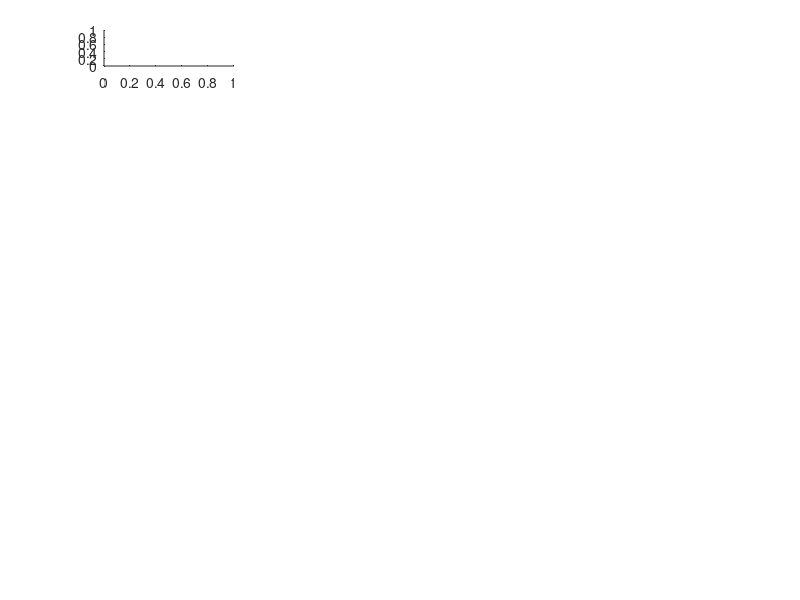

Write MATLAB code to recreate this figure. (Note: this script raises an error after producing the figure.)
% f_mf_burst = figure('Position', [488 1.8000 680.3150 857.9636],...
%     'Color','w');

% show_individual_traces = true;

left_edge = 0.13;
top_edge = 0.95;

left_edge_mf = 0.32;

burst_p_width = 0.1625;
burst_p_height = 0.06;
mf_p_width = 0.61;
height_space = 0.01;

x_scale_factor = 37.5;


%% panel for burst input 
ax_pos_burst = [left_edge top_edge-burst_p_height burst_p_width burst_p_height];
ax_burst_input = axes('Position', ax_pos_burst);
x_time = (1:30*Fs)/Fs;
dummy_y = zeros(size(x_time));
dummy_y(5*Fs:5.2*Fs) = 100;
plot(x_time,dummy_y,'Color',input_color)
xlim([4.5 4.5+burst_p_width*x_scale_factor])
ylim([0 150])
% title('20x 100 spk/s Burst')
t1 = text(ax_burst_input,3.5, ax_burst_input.YLim(2)/2,'Input','Rotation',90,...
    'HorizontalAlignment','center');

standardAx(ax_burst_input);
ax_burst_input.XRuler.Visible = 'off';
ax_burst_input.YRuler.Visible = 'off';
ylabel('Input')
scale_opts = struct();
scale_opts.xlabel = 's';
scale_opts.ylabel = 'spk/s';
add_scale_bar(ax_burst_input,[1,50],scale_opts);

add_zero_line(ax_burst_input);

%% Panel for MF input with labels
% Get rolling window of spike counts
spike_times_s = prot_timings{3}/1000;

interv = 0.01;
burst_window = 0.19;
start_times = 0:interv:(30-burst_window);

rolling_n_spikes = zeros(size(start_times));

for ii = 1:numel(start_times)
    start_time = start_times(ii);
    end_time = start_time + burst_window;

    curr_spikes = spike_times_s > start_time & spike_times_s <= end_time;

    rolling_n_spikes(ii) = sum(curr_spikes);
end

%find peaks
[pks,locs] = findpeaks(rolling_n_spikes);
locs(pks<3) = [];
pks(pks<3) = [];

start_x = start_times + burst_window/2;

%Plotting
% ax_rolling_nspikes = axes('Position', [0.0834 0.4578 0.8466 0.0772]);
% hold on
% bar(start_x,rolling_n_spikes)
% plot(start_x(locs),pks,'r.')
% hold off
% xlim([0 mf_p_width*x_scale_factor])
% box off

% Panel for MF input
x_time = (1:30*Fs)/Fs;
ax_pos_mf = [left_edge_mf top_edge-burst_p_height mf_p_width burst_p_height];
ax_mfburst_input = axes('Position', ax_pos_mf);
plot(x_time,time2rate(round(prot_timings{3}*20),Fs,30),'Color',input_color)


title('In vivo bursting MF')
xlim([0 mf_p_width*x_scale_factor])

%Add text labels for peaks
peak_labels = {};
% lefties = [2,5,8,11,17];
lefties = [];
fix_overlap = false;
manual_labels = true;

%Label positions with 2 spike minimum
% man_label_pos = [0.535000000000002	924.576271186440	1.42108547152020e-14;
% 1.06572368421053	449.576271186440	1.42108547152020e-14;
% 1.24054276315790	25.0000000000004	1.42108547152020e-14;
% 1.99235197368421	25.0000000000004	1.42108547152020e-14;
% 2.33500000000000	224.788135593221	1.42108547152020e-14;
% 2.89500000000000	871.680790960452	1.42108547152020e-14;
% 3.50090460526316	74.9999999999993	1.42108547152020e-14;
% 4.52945723684211	50.0000000000007	1.42108547152020e-14;
% 4.99500000000000	808.050847457626	1.42108547152020e-14;
% 5.55054276315789	50.0000000000007	1.42108547152020e-14;
% 7.17500000000000	799.576271186440	1.42108547152020e-14;
% 9.33500000000000	685.734463276837	1.42108547152020e-14;
% 9.83572368421053	99.9999999999997	1.42108547152020e-14;
% 11.7750000000000	521.892655367231	1.42108547152020e-14;
% 12.2709046052632	25.0000000000004	1.42108547152020e-14;
% 13.7094572368421	74.9999999999993	1.42108547152020e-14;
% 14.2550000000000	527.471751412430	1.42108547152020e-14;
% 14.8005427631579	25.0000000000004	1.42108547152020e-14;
% 16.1650000000000	1015.88983050847	1.42108547152020e-14;
% 18.2794572368421	25.0000000000004	1.42108547152020e-14;
% 18.7450000000000	1007.20338983051	1.42108547152020e-14;
% 19.3205427631579	91.7372881355936	1.42108547152020e-14;
% 20.1105427631579	25.0000000000004	1.42108547152020e-14];

%Label positions with 3 spike minimum
man_label_pos = [0.535000000000002	924.576271186440	1.42108547152020e-14;
0.845000000000001	449.576271186440	1.42108547152020e-14;
2.89500000000000	852.259887005649	1.42108547152020e-14;
3.28018092105263	55.5790960451983	1.42108547152020e-14;
4.99500000000000	788.629943502825	1.42108547152020e-14;
7.17500000000000	780.155367231639	1.42108547152020e-14;
9.33500000000000	685.734463276837	1.42108547152020e-14;
9.67018092105263	80.5790960451986	1.42108547152020e-14;
11.7750000000000	521.892655367231	1.42108547152020e-14;
13.8750000000000	74.9999999999993	1.42108547152020e-14;
14.2550000000000	488.629943502825	1.42108547152020e-14;
16.1650000000000	996.468926553672	1.42108547152020e-14;
18.8001809210526	987.782485875707	1.42108547152020e-14;
19.1550000000000	111.158192090395	1.42108547152020e-14];

for ii = 1:numel(pks)
    if start_x(locs(ii)) > ax_mfburst_input.XLim(2)
        break
    end
    peak_labels{ii} = text(start_x(locs(ii)),0,[num2str(pks(ii))],...
        'FontName','Arial','HorizontalAlignment','center','VerticalAlignment','bottom');
    peak_labels{ii}.Units = 'normalized';
    
    peak_labels{ii}.Position(2) = 0.025*pks(ii);
  
    

    if ismember(ii,lefties)
        peak_labels{ii}.HorizontalAlignment = 'left';
        peak_labels{ii}.Units = 'pixels';
        peak_labels{ii}.Position(1) = peak_labels{ii}.Position(1)+2;
    end

    %Check for overlap
    if ii > 1 && fix_overlap
        peak_labels{ii}.Units = 'pixels';
        peak_labels{ii-1}.Units = 'pixels';

        prev_y_min = peak_labels{ii-1}.Extent(2);
        prev_y_max = sum(peak_labels{ii-1}.Extent([2,4]))-6;
        curr_y_min = peak_labels{ii}.Extent(2);
        curr_y_max = sum(peak_labels{ii}.Extent([2,4]))-6;

        %Check for y overlap
        if curr_y_min < prev_y_max || curr_y_max < prev_y_min

            prev_extent = sum(peak_labels{ii-1}.Extent([1,3]));
            curr_extent = peak_labels{ii}.Extent(1);

            %Check for x overlap
            if curr_extent < prev_extent
                peak_labels{ii}.Position(1) = peak_labels{ii}.Position(1) + prev_extent-curr_extent+1;
            end
        end
        peak_labels{ii}.Units = 'data';
        peak_labels{ii-1}.Units = 'data';



        % prev_y = peak_labels{ii-1}.Extent(2);
        % curr_y = peak_labels{ii}.Extent(2);
        % if curr_extent <= prev_extent && prev_y == curr_y
        %     %Flip allignments.
        %     peak_labels{ii}.HorizontalAlignment = 'left';
        %     peak_labels{ii}.VerticalAlignment = 'top';
        % end
        
    end
peak_labels{ii}.Units = 'data';
peak_labels{ii}.FontSize = 10;
if manual_labels
    peak_labels{ii}.Position = man_label_pos(ii,:);
end
end


standardAx(ax_mfburst_input,struct('FontSize',10));
ax_mfburst_input.XRuler.Visible = 'off';
ax_mfburst_input.YRuler.Visible = 'off';
scale_opts = struct();
scale_opts.y_2line = true;
scale_opts.ylabel = 'spk/s';
scale_opts.xlabel = 's';
add_scale_bar(ax_mfburst_input,[1,250],scale_opts);

add_zero_line(ax_mfburst_input);

%% old Panel for MF input without labels
% ax_pos_mf = [left_edge_mf top_edge-burst_p_height mf_p_width burst_p_height];
% ax_mfburst_input = axes('Position', ax_pos_mf);
% plot(x_time,time2rate(round(prot_timings{3}*20),Fs,30),'Color',input_color)
% title('In vivo bursting MF')
% xlim([0 mf_p_width*x_scale_factor])
% standardAx(ax_mfburst_input);
% ax_mfburst_input.XRuler.Visible = 'off';
% ax_mfburst_input.YRuler.Visible = 'off';
% scale_opts = struct();
% scale_opts.y_2line = true;
% scale_opts.ylabel = 'spk/s';
% scale_opts.xlabel = 's';
% add_scale_bar(ax_mfburst_input,[1,250],scale_opts);
% 
% add_zero_line(ax_mfburst_input);


%% Panel for fast cell burst reponse
% curr_cell_data = allData_invivo{3};
% curr_freqs = curr_cell_data.freqs{1}(:,1:2);
% cell 3 (1561), was original, cell 9 (1800) was ugly replacement
curr_cell_data = allData_invivo{10};
curr_freqs = curr_cell_data.freqs{1}(:,1:3);
curr_freqs = vertcat(curr_freqs{:});
curr_freqs = curr_freqs(:,1:30*Fs);
fast_ylim = [0 200];

ax_pos_burst(2) = ax_pos_burst(2)-burst_p_height-height_space;
ax_fast_burst = axes('Position', ax_pos_burst);

hold on
if show_individual_traces
    for ii = 1:3
        plot(x_time,curr_freqs(ii,:),'Color',[0.85 0.85 0.85])
    end
end
y_data = mean(curr_freqs);
if median_fltr
    y_data = medfilt1(y_data,Fs*0.02);
end

plot((1:numel(y_data))/Fs,y_data,'k')
hold off
xlim([4.5 4.5+burst_p_width*x_scale_factor])
ylim(fast_ylim);
t1 = text(ax_fast_burst,3.5, ax_fast_burst.YLim(2)/2,'Fast','Rotation',90,...
    'HorizontalAlignment','center');

standardAx(ax_fast_burst);
ax_fast_burst.Visible = 'off';

% scale_opts.origin = [9.5683 80];
add_scale_bar(ax_fast_burst,[0,50],scale_opts);
add_zero_line(ax_fast_burst);

%% Panel for fast cell mf reponse
% curr_mf_resp = reshape(curr_cell_data.freqs{4},[600000,3]);
curr_mf_resp = curr_cell_data.freqs{2}{6};
curr_mf_resp(1:5*Fs) = []; %Cut off front bit
curr_mf_resp = reshape(curr_mf_resp(1:150*Fs),[30*Fs,5]);
curr_mf_resp = curr_mf_resp(:,1:2:5);


ax_pos_mf(2) = ax_pos_mf(2)-burst_p_height-height_space;
ax_fast_mf = axes('Position', ax_pos_mf);
hold on
if show_individual_traces
    for ii = 1:3
        plot(x_time',curr_mf_resp(:,ii),'Color',[0.85 0.85 0.85])
    end
end
y_data = mean(curr_mf_resp,2);
if median_fltr
    y_data = medfilt1(y_data,Fs*0.02);
end

plot((1:numel(y_data))/Fs,y_data,'k')

hold off
ylim(fast_ylim);
xlim([0 mf_p_width*x_scale_factor])
standardAx(ax_fast_mf);
ax_fast_mf.Visible = 'off';
% add_scale_bar(ax_fast_mf,[1,50]);
add_zero_line(ax_fast_mf);



%% Panel for intermediate cell burst reponse
% curr_cell_data = allData_invivo{3};
% curr_freqs = curr_cell_data.freqs{1}(:,1:2);
% cell 3 (1561), was original, cell 9 (1800) was ugly replacement
curr_cell_data = allData_invivo{4};
curr_freqs = curr_cell_data.freqs{1}(:,4:6);
curr_freqs = vertcat(curr_freqs{:});
curr_freqs = curr_freqs(:,1:30*Fs);
fast_ylim = [0 200];

ax_pos_burst(2) = ax_pos_burst(2)-burst_p_height-height_space;
ax_int_burst = axes('Position', ax_pos_burst);

hold on
if show_individual_traces
    for ii = 1:3
        plot(x_time,curr_freqs(ii,:),'Color',[0.85 0.85 0.85])
    end
end
y_data = mean(curr_freqs);
if median_fltr
    y_data = medfilt1(y_data,Fs*0.02);
end

plot((1:numel(y_data))/Fs,y_data,'k')
hold off
xlim([4.5 4.5+burst_p_width*x_scale_factor])
ylim(fast_ylim);
t1 = text(ax_int_burst,3.5, ax_int_burst.YLim(2)/2,'Mid-range','Rotation',90,...
    'HorizontalAlignment','center');

standardAx(ax_int_burst);
ax_int_burst.Visible = 'off';

% scale_opts.origin = [9.5683 80];
add_scale_bar(ax_int_burst,[0,50],scale_opts);
add_zero_line(ax_int_burst);

%% Panel for intermediate cell mf reponse
% curr_mf_resp = reshape(curr_cell_data.freqs{4},[600000,3]);
% curr_mf_resp = curr_cell_data.freqs{2}{2};
% curr_mf_resp(1:5*Fs) = []; %Cut off front bit
% curr_mf_resp = reshape(curr_mf_resp(1:150*Fs),[30*Fs,5]);
% curr_mf_resp = curr_mf_resp(:,1:2:5);

curr_mf_resp = reshape(curr_cell_data.freqs{2}{2},[600001,3]);


ax_pos_mf(2) = ax_pos_mf(2)-burst_p_height-height_space;
ax_int_mf = axes('Position', ax_pos_mf);
hold on
if show_individual_traces
    for ii = 1:3
        plot(x_time',curr_mf_resp(1:numel(x_time),ii),'Color',[0.85 0.85 0.85])
    end
end
y_data = mean(curr_mf_resp,2);
if median_fltr
    y_data = medfilt1(y_data,Fs*0.02);
end

plot((1:numel(y_data))/Fs,y_data,'k')

hold off
ylim(fast_ylim);
xlim([0 mf_p_width*x_scale_factor])
standardAx(ax_int_mf);
ax_int_mf.Visible = 'off';
% add_scale_bar(ax_fast_mf,[1,50]);
add_zero_line(ax_int_mf);




%% Panel for slow cell burst reponse
curr_cell_data = allData_invivo{1};
curr_freqs = curr_cell_data.freqs{1}(:,1:2);

curr_freqs = vertcat(curr_freqs{:});
curr_freqs = curr_freqs(:,1:30*Fs);
mid_ylim = [0 50];
mid_scale_bar = [0 20];

ax_pos_burst(2) = ax_pos_burst(2)-burst_p_height-height_space;
ax_mid_burst = axes('Position', ax_pos_burst);
hold on
if show_individual_traces
    for ii = 1:2
        plot(x_time,curr_freqs(ii,:),'Color',[0.85 0.85 0.85])
    end
end
y_data = mean(curr_freqs,1);
if median_fltr
    y_data = medfilt1(y_data,Fs*0.02);
end
plot((1:numel(y_data))/Fs,y_data,'k')

hold off
xlim([4.5 4.5+burst_p_width*x_scale_factor])
ylim(mid_ylim);
t1 = text(ax_mid_burst,3.5, ax_mid_burst.YLim(2)/2,'Slow','Rotation',90,...
    'HorizontalAlignment','center');


standardAx(ax_mid_burst);
ax_mid_burst.Visible = 'off';

scale_opts.origin = [10.3183 20];
add_scale_bar(ax_mid_burst,mid_scale_bar,scale_opts);
add_zero_line(ax_mid_burst);

%% Panel for slow cell mf reponse
curr_mf_resp = reshape(curr_cell_data.freqs{2}{5},[600001,3]);

ax_pos_mf(2) = ax_pos_mf(2)-burst_p_height-height_space;
ax_mid_mf = axes('Position', ax_pos_mf);
hold on
if show_individual_traces
    for ii = 1:3
        plot(x_time',curr_mf_resp(1:numel(x_time),ii),'Color',[0.85 0.85 0.85])
    end
end
y_data = mean(curr_mf_resp,2);
if median_fltr
    y_data = medfilt1(y_data,Fs*0.02);
end

plot((1:numel(y_data))/Fs,y_data,'k')
hold off
ylim(mid_ylim);
xlim([0 mf_p_width*x_scale_factor])
standardAx(ax_mid_mf);
ax_mid_mf.Visible = 'off';
% add_scale_bar(ax_mid_mf,mid_scale_bar);
add_zero_line(ax_mid_mf);



%% Panel for off cell burst reponse
curr_cell_data = allData_invivo{2};
curr_freqs = curr_cell_data.freqs{1}(:,1:2);

curr_freqs = vertcat(curr_freqs{:});
curr_freqs = curr_freqs(:,1:30*Fs);
off_ylim = [0 50];
off_scale_bar = [0 10];

ax_pos_burst(2) = ax_pos_burst(2)-burst_p_height-height_space;
ax_off_burst = axes('Position', ax_pos_burst);
hold on
if show_individual_traces
    for ii = 1:2
        plot(x_time,curr_freqs(ii,:),'Color',[0.85 0.85 0.85])
    end
end
y_data = mean(curr_freqs,1);
if median_fltr
    y_data = medfilt1(y_data,Fs*0.02);
end
plot((1:numel(y_data))/Fs,y_data,'k')
hold off
xlim([4.5 4.5+burst_p_width*x_scale_factor])
ylim(off_ylim);
t1 = text(ax_off_burst,3.5, ax_off_burst.YLim(2)/2,'OFF','Rotation',90,...
    'HorizontalAlignment','center');

standardAx(ax_off_burst);
ax_off_burst.Visible = 'off';
scale_opts.origin = [10.3183 10];
add_scale_bar(ax_off_burst,off_scale_bar,scale_opts);
add_zero_line(ax_off_burst);

%% Panel for off cell mf reponse
curr_mf_resp = reshape(curr_cell_data.freqs{2}{5},[600001,3]);

ax_pos_mf(2) = ax_pos_mf(2)-burst_p_height-height_space;
ax_off_mf = axes('Position', ax_pos_mf);
hold on
if show_individual_traces
    for ii = 1:3
        plot(x_time',curr_mf_resp(1:numel(x_time),ii),'Color',[0.85 0.85 0.85])
    end
end
y_data = mean(curr_mf_resp,2);
if median_fltr
    y_data = medfilt1(y_data,Fs*0.02);
end

plot((1:numel(y_data))/Fs,y_data,'k')
hold off
ylim(off_ylim);
xlim([0 mf_p_width*x_scale_factor])
standardAx(ax_off_mf);
ax_off_mf.Visible = 'off';
scale_opts = struct();
scale_opts.origin = [27 8];
% add_scale_bar(ax_off_mf,off_scale_bar,scale_opts);
add_zero_line(ax_off_mf);

%% Add UBC label


t_base = text(ax_off_burst,0, 0,'UBC response','Rotation',90,...
    'HorizontalAlignment','center','Units','normalized');
t_base.Units = "pixels";
t_base.Position(2) = 124;
t_base.Position(1) = -42;

